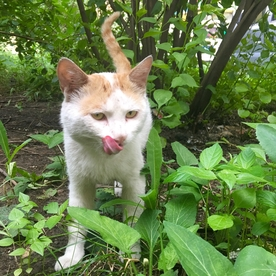
#> input picture chapter1/cat.jpg, 276 x 276 px
$ jupyter execute ShowImageByPlt.ipynb
#> lines starting #> are read from the running program, lines starting #| are printed output that depends on the picture
[cell 1]
import cv2
from matplotlib import pyplot as plt

[cell 2]
cat = cv2.imread('cat.jpg')
#> cat is the input picture: shape (276, 276, 3); mean B, G, R 74.9, 125.6, 103.5
plt.subplot(121)
plt.imshow(cat)
plt.subplot(122)
plt.imshow(cat[:,:,::-1])
plt.show()
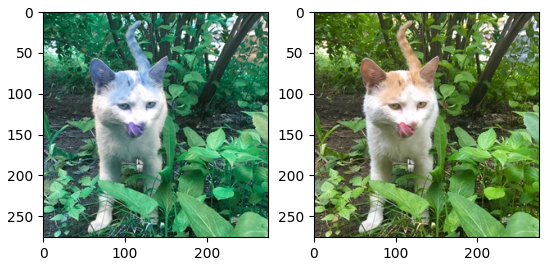
#> figure drawn by matplotlib, 2 panels; B, G, R data is drawn as R, G, B
